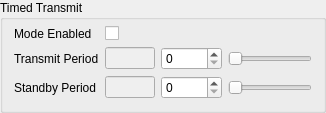
           <widget class="QGroupBox" name="groupStandardTimedTransmit">
            <property name="title">
             <string>Timed Transmit</string>
            </property>
            <layout class="QGridLayout" name="gridLayout_11">
             <property name="topMargin">
              <number>6</number>
             </property>
             <item row="0" column="0">
              <widget class="QLabel" name="labelModeEnabled">
               <property name="text">
                <string>Mode Enabled</string>
               </property>
              </widget>
             </item>
             <item row="0" column="1">
              <widget class="QCheckBox" name="checkTimedTxMode"/>
             </item>
             <item row="1" column="0">
              <widget class="QLabel" name="labelTransmitPeriod">
               <property name="text">
                <string>Transmit Period</string>
               </property>
              </widget>
             </item>
             <item row="1" column="1">
              <widget class="QLineEdit" name="editTimedTransmit">
               <property name="enabled">
                <bool>false</bool>
               </property>
               <property name="sizePolicy">
                <sizepolicy hsizetype="MinimumExpanding" vsizetype="Fixed">
                 <horstretch>0</horstretch>
                 <verstretch>0</verstretch>
                </sizepolicy>
               </property>
               <property name="minimumSize">
                <size>
                 <width>0</width>
                 <height>20</height>
                </size>
               </property>
               <property name="maximumSize">
                <size>
                 <width>50</width>
                 <height>16777215</height>
                </size>
               </property>
               <property name="readOnly">
                <bool>true</bool>
               </property>
              </widget>
             </item>
             <item row="1" column="2">
              <widget class="QSpinBox" name="spinTimedTransmit">
               <property name="keyboardTracking">
                <bool>false</bool>
               </property>
               <property name="maximum">
                <number>86400</number>
               </property>
              </widget>
             </item>
             <item row="1" column="3">
              <widget class="QSlider" name="sliderTimedTransmit">
               <property name="maximum">
                <number>86400</number>
               </property>
               <property name="orientation">
                <enum>Qt::Horizontal</enum>
               </property>
              </widget>
             </item>
             <item row="2" column="0">
              <widget class="QLabel" name="labelStandbyPeriod">
               <property name="text">
                <string>Standby Period</string>
               </property>
              </widget>
             </item>
             <item row="2" column="1">
              <widget class="QLineEdit" name="editTimedStandby">
               <property name="enabled">
                <bool>false</bool>
               </property>
               <property name="maximumSize">
                <size>
                 <width>50</width>
                 <height>16777215</height>
                </size>
               </property>
               <property name="readOnly">
                <bool>true</bool>
               </property>
              </widget>
             </item>
             <item row="2" column="2">
              <widget class="QSpinBox" name="spinTimedStandby">
               <property name="keyboardTracking">
                <bool>false</bool>
               </property>
               <property name="maximum">
                <number>86400</number>
               </property>
              </widget>
             </item>
             <item row="2" column="3">
              <widget class="QSlider" name="sliderTimedStandby">
               <property name="maximum">
                <number>86400</number>
               </property>
               <property name="orientation">
                <enum>Qt::Horizontal</enum>
               </property>
              </widget>
             </item>
            </layout>
           </widget>
